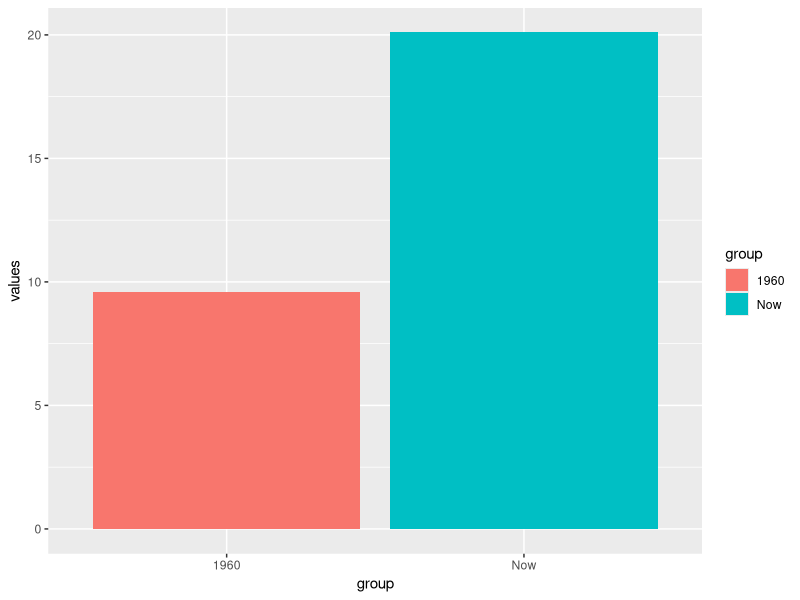

The R script that drew this image: (Note: this script raises an error after producing the figure.)
## ---- chunk 1

knitr::opts_chunk$set(message = FALSE, warning = FALSE)

library(ggplot2)
library(gganimate)
library(tweenr)
library(ggthemes)
library(tidyverse)
## ---- chunk 2

a=data.frame(group=c("1960", "Now"), values=c(0, 0), frame=rep('a', 2))
b=data.frame(group=c("1960", "Now"), values=c(9.6, 20.1), frame=rep('b', 2))
data=rbind(a,b)	

# Basic barplot:
ggplot(data, aes(x=group, y=values, fill=group)) + 
  geom_bar(stat='identity')
## ---- chunk 3
 

# Interpolate data with tweenr
ts <- list(a, b)
tf <- tween_states(ts, tweenlength = 0.02, statelength = 0.001, ease = c('cubic-in-out'), nframes = 50) %>%
  mutate(.frame = ifelse(group == 1960, .frame, .frame+51))
s <- tf %>%
  filter(group == 1960) %>%
  mutate(.frame = .frame + 51,
         values = 9.6)

tween_data <- tf %>%
  bind_rows(s)

 
# Make a barplot with frame
p = ggplot(tween_data, aes(x=group, y=values, fill=group, frame= .frame)) + 
  geom_bar(stat='identity', position = "identity") +
  theme(panel.grid.major = element_blank(), 
        panel.grid.minor = element_blank(),
        panel.background = element_blank(), 
        axis.line = element_line(colour = "black"),
        axis.title.y = element_text(size=14),
        axis.text.y = element_text( size=12),
        axis.text.x = element_text(size = 14)) +
  xlab("") +
  ylab("Kilograms of fish per capita") +
  guides(fill=FALSE) +
  scale_fill_manual(values = c("#7FBAC0","#7FBAC0"))
  
gganimate(p, interval = .1, title_frame = F, ani.width=480, ani.height=480, filename = "fishconsumption.gif")
